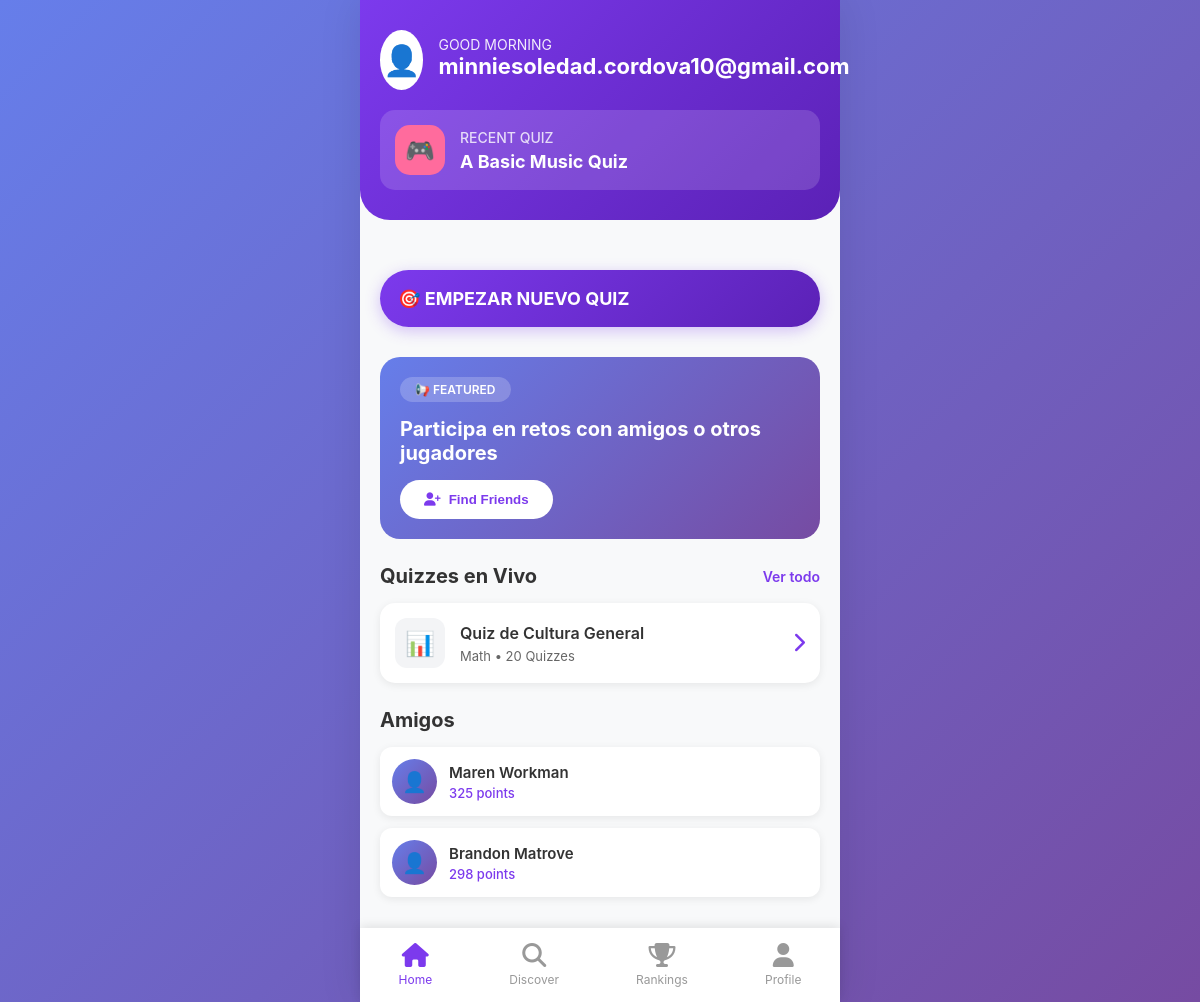
Screenshot of /home/ (signed in) with the database file from the repository.
### quizz/models.py (models this page shows, shortened)
class QuizAttempt(models.Model):
    user = models.ForeignKey(User, on_delete=models.CASCADE, related_name='quiz_attempts')
    quiz = models.ForeignKey(Quiz, on_delete=models.CASCADE, related_name='attempts', null=True, blank=True)
    score = models.IntegerField(default=0)
    correct_answers = models.IntegerField(default=0)
    total_questions = models.IntegerField(default=20)
    completed_at = models.DateTimeField(auto_now_add=True)
    class Meta:
        ordering = ['-completed_at']

class Quiz(models.Model):
    title = models.CharField(max_length=200)
    description = models.TextField(blank=True)
    category = models.ForeignKey(Category, on_delete=models.CASCADE, null=True, blank=True)
    created_by = models.ForeignKey(User, on_delete=models.CASCADE, related_name='created_quizzes')
    total_questions = models.IntegerField(default=20)
    is_live = models.BooleanField(default=False)
    created_at = models.DateTimeField(auto_now_add=True)
    class Meta:
        verbose_name_plural = "Quizzes"

### quizz/views.py (the view)
# urls.py: path('home/', views.home, name='home'),
@login_required
def home(request):
    profile, created = UserProfile.objects.get_or_create(user=request.user)
    quizzes = Quiz.objects.filter(is_live=True)[:5]
    categories = Category.objects.all()[:4]
    friends = Friend.objects.filter(user=request.user).select_related('friend', 'friend__profile')[:5]
    recent_quiz = QuizAttempt.objects.filter(user=request.user).first()
    context = {
        'profile': profile,
        'quizzes': quizzes,
        'categories': categories,
        'friends': friends,
        'recent_quiz': recent_quiz,
    }
    return render(request, 'quizz/home.html', context)

### templates/quizz/home.html (shortened to what this page needs)
{% extends 'base.html' %}
{% block content %}
<div class="user-greeting">
    <div class="user-info">
        <div class="avatar">
            {% if profile.avatar %}
                <img src="{{ profile.avatar.url }}" style="width:100%; height:100%; object-fit:cover; border-radius:50%;">
            {% else %}
                👤
            {% endif %}
        </div>
        <div class="user-details">
            <p>GOOD MORNING</p>
            <h2>{{ user.first_name|default:user.username }}</h2>
        </div>
    </div>
    {% if recent_quiz %}
    <div class="recent-quiz">
        <div class="quiz-icon">🎮</div>
        <div class="quiz-info">
            <h4>RECENT QUIZ</h4>
            <h3>{{ recent_quiz.quiz.title|default:"A Basic Music Quiz" }}</h3>
        </div>
    </div>
    {% endif %}
</div>
<div class="content">
    <a href="{% url 'start_quiz' %}" class="start-quiz-btn" style="text-decoration: none; display: block; cursor: pointer;">
        🎯 EMPEZAR NUEVO QUIZ
    </a>
    <div class="section">
        <div class="featured-card">
            <span class="featured-label">📢 FEATURED</span>
            <h3>Participa en retos con amigos o otros jugadores</h3>
            <button class="find-friends-btn">
                <i class="fas fa-user-plus"></i>
                Find Friends
            </button>
        </div>
    </div>
    <div class="section">
        <div class="section-header">
            <h3>Quizzes en Vivo</h3>
            <a href="{% url 'discover' %}" class="see-all">Ver todo</a>
        </div>
        <div class="quiz-list">
            {% for quiz in quizzes %}
            <a href="{% url 'start_quiz' %}" class="quiz-card">
                <div class="quiz-card-icon">📊</div>
                <div class="quiz-card-info">
                    <h4>{{ quiz.title }}</h4>
                    <p>Math • {{ quiz.total_questions }} Quizzes</p>
                </div>
                <div class="quiz-card-arrow">
                    <i class="fas fa-chevron-right"></i>
                </div>
            </a>
            {% endfor %}
        </div>
    </div>
    <div class="section">
        <div class="section-header">
            <h3>Amigos</h3>
        </div>
        <div class="friends-list">
            {% for friendship in friends %}
            <div class="friend-item">
                <div class="friend-avatar">👤</div>
                <div class="friend-info">
                    <h4>{{ friendship.friend.first_name|default:friendship.friend.username }}</h4>
                    <p>{{ friendship.friend.profile.total_points }} points</p>
                </div>
            </div>
            {% empty %}
            <div class="friend-item">
                <div class="friend-avatar">👤</div>
                <div class="friend-info">
                    <h4>Maren Workman</h4>
                    <p>325 points</p>
                </div>
            </div>
            <div class="friend-item">
                <div class="friend-avatar">👤</div>
                <div class="friend-info">
                    <h4>Brandon Matrove</h4>
                    <p>298 points</p>
                </div>
            </div>
            {% endfor %}
        </div>
    </div>
</div>
{% endblock %}

### templates/base.html (style rules this page uses)
* { margin: 0; padding: 0; box-sizing: border-box; }
body { font-family: -apple-system, BlinkMacSystemFont, 'Segoe UI', Roboto, Oxygen, Ubuntu, Cantarell, sans-serif; background: linear-gradient(135deg, #667eea 0%, #764ba2 100%); min-height: 100vh; color: #333; }
.content { padding: 20px; padding-bottom: 80px; }

### templates/quizz/home.html (style rules this page uses)
.user-greeting { background: linear-gradient(135deg, #7C3AED 0%, #5B21B6 100%); color: white; padding: 30px 20px; border-radius: 0 0 30px 30px; }
.user-info { display: flex; align-items: center; gap: 15px; margin-bottom: 20px; }
.avatar { width: 60px; height: 60px; border-radius: 50%; background: white; display: flex; align-items: center; justify-content: center; font-size: 30px; border: 3px solid rgba(255,255,255,0.3); }
.user-details h2 { font-size: 22px; margin-bottom: 5px; }
.user-details p { opacity: 0.9; font-size: 14px; }
.recent-quiz { background: rgba(255,255,255,0.15); padding: 15px; border-radius: 15px; display: flex; align-items: center; gap: 15px; }
.quiz-icon { background: #FF6B9D; width: 50px; height: 50px; border-radius: 15px; display: flex; align-items: center; justify-content: center; font-size: 24px; }
.quiz-info h4 { font-size: 14px; font-weight: 500; margin-bottom: 5px; opacity: 0.8; }
.quiz-info h3 { font-size: 18px; font-weight: 700; }
.section { margin: 25px 0; }
.section-header { display: flex; justify-content: space-between; align-items: center; margin-bottom: 15px; }
.section-header h3 { font-size: 20px; font-weight: 700; color: #333; }
.see-all { color: #7C3AED; text-decoration: none; font-size: 14px; font-weight: 600; }
.featured-card { background: linear-gradient(135deg, #667eea 0%, #764ba2 100%); color: white; padding: 20px; border-radius: 20px; margin-bottom: 15px; }
.featured-label { display: inline-block; background: rgba(255,255,255,0.2); padding: 5px 15px; border-radius: 20px; font-size: 12px; font-weight: 600; margin-bottom: 15px; }
.featured-card h3 { font-size: 20px; margin-bottom: 10px; }
.find-friends-btn { background: white; color: #7C3AED; border: none; padding: 12px 24px; border-radius: 25px; font-weight: 600; cursor: pointer; display: flex; align-items: center; gap: 8px; margin-top: 15px; }
.quiz-list { display: flex; flex-direction: column; gap: 12px; }
.quiz-card { background: white; padding: 15px; border-radius: 15px; display: flex; align-items: center; gap: 15px; box-shadow: 0 2px 8px rgba(0,0,0,0.08); text-decoration: none; color: #333; transition: all 0.3s; }
.quiz-card-icon { width: 50px; height: 50px; background: #F3F4F6; border-radius: 12px; display: flex; align-items: center; justify-content: center; font-size: 24px; }
.quiz-card-info h4 { font-size: 16px; font-weight: 600; margin-bottom: 5px; }
.quiz-card-info p { font-size: 13px; color: #666; }
.quiz-card-arrow { margin-left: auto; color: #7C3AED; font-size: 20px; }
.friends-list { display: flex; flex-direction: column; gap: 12px; }
.friend-item { display: flex; align-items: center; gap: 12px; background: white; padding: 12px; border-radius: 12px; box-shadow: 0 2px 8px rgba(0,0,0,0.08); }
.friend-avatar { width: 45px; height: 45px; border-radius: 50%; background: linear-gradient(135deg, #667eea 0%, #764ba2 100%); display: flex; align-items: center; justify-content: center; color: white; font-size: 20px; }
.friend-info h4 { font-size: 15px; font-weight: 600; margin-bottom: 3px; }
.friend-info p { font-size: 13px; color: #7C3AED; font-weight: 500; }
.start-quiz-btn { background: linear-gradient(135deg, #7C3AED 0%, #5B21B6 100%); color: white; padding: 18px; border-radius: 30px; border: none; font-size: 18px; font-weight: 700; width: 100%; cursor: pointer; margin: 30px 0; box-shadow: 0 4px 15px rgba(124, 58, 237, 0.3); transition: all 0.3s; }

### rows the page displays
QuizAttempt: quiz "A Basic Music Quiz"
Quiz: title "Quiz de Cultura General", total_questions "20"

### other values shown
{{ user.first_name|default:user.username }} "minniesoledad.cordova10@gmail.com"
